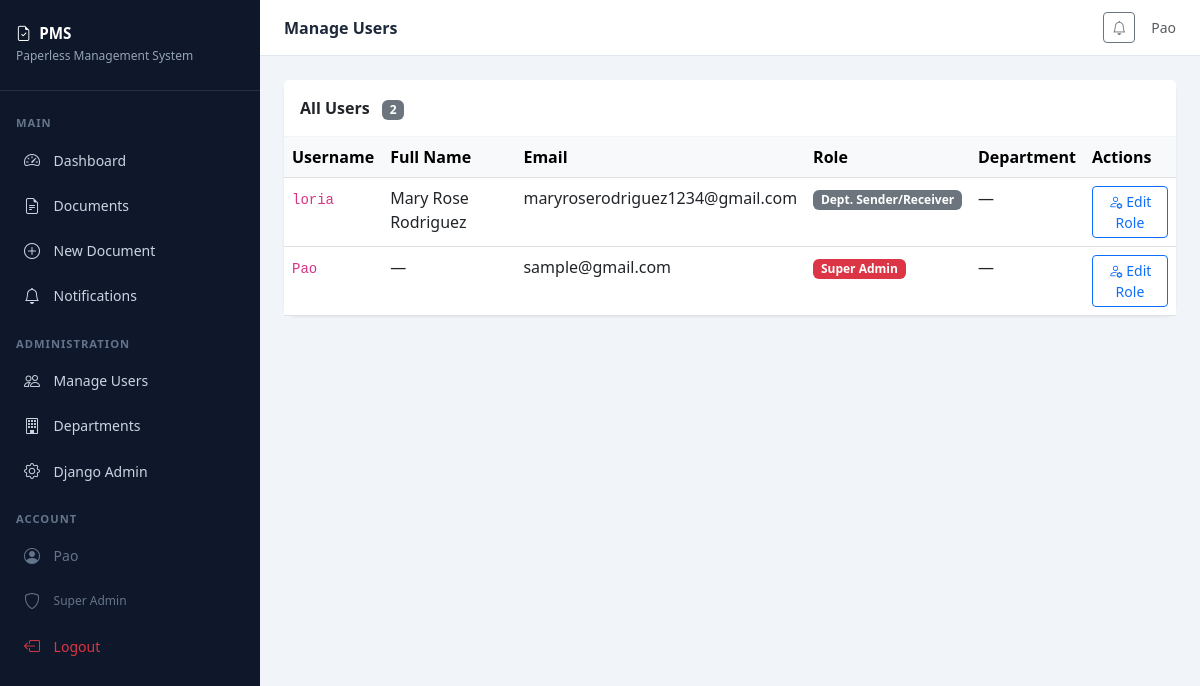
The app's page /admin-panel/users/ (signed in) with its own data.
### dms/models.py (models this page shows, shortened)
class User(AbstractUser):
    ROLE_CHOICES = [
        ('super_admin', 'Super Admin'),
        ('dept_sender_receiver', 'Dept. Sender/Receiver'),
        ('dept_head', 'Dept. Head'),
        ('governor', 'Governor'),
        ('executive', 'Executive'),
    ]
    role = models.CharField(max_length=30, choices=ROLE_CHOICES, default='dept_sender_receiver')
    department = models.ForeignKey('Department', on_delete=models.SET_NULL, null=True, blank=True, related_name='members')

### dms/views.py (the view)
# urls.py: path('admin-panel/users/', views.manage_users, name='manage_users'),
@login_required
@role_required(['super_admin'])
def manage_users(request):
    users = User.objects.all().order_by('role', 'username')
    return render(request, 'admin/users.html', {'users': users})

### dms/templates/admin/users.html (shortened to what this page needs)
{% extends 'base.html' %}
{% block page_title %}Manage Users{% endblock %}
{% block content %}
<div class="card">
<div class="card-header py-3 d-flex justify-content-between align-items-center">
    <span>All Users <span class="badge bg-secondary ms-2">{{ users.count }}</span></span>
</div>
<div class="card-body p-0">
    <div class="table-responsive">
    <table class="table table-hover mb-0">
        <thead class="table-light"><tr>
            <th>Username</th><th>Full Name</th><th>Email</th><th>Role</th><th>Department</th><th>Actions</th>
        </tr></thead>
        <tbody>
        {% for u in users %}
        <tr>
            <td><code>{{ u.username }}</code></td>
            <td>{{ u.get_full_name|default:"—" }}</td>
            <td>{{ u.email|default:"—" }}</td>
            <td>
                <span class="badge {% if u.role == 'super_admin' %}bg-danger{% elif u.role == 'dept_head' %}bg-primary{% elif u.role == 'governor' %}bg-dark{% elif u.role == 'executive' %}bg-success{% else %}bg-secondary{% endif %}">
                    {{ u.get_role_display }}
                </span>
            </td>
            <td>{{ u.department.name|default:"—" }}</td>
            <td>
                <a href="{% url 'assign_role' u.pk %}" class="btn btn-sm btn-outline-primary">
                    <i class="bi bi-person-gear"></i> Edit Role
                </a>
            </td>
        </tr>
        {% endfor %}
        </tbody>
    </table>
    </div>
</div>
</div>
{% endblock %}

### dms/templates/base.html (shortened to what this page needs)
<!DOCTYPE html>
<html lang="en">
<head>
    <link href="https://cdn.jsdelivr.net/npm/bootstrap@5.3.0/dist/css/bootstrap.min.css" rel="stylesheet">
    <link href="https://cdn.jsdelivr.net/npm/bootstrap-icons@1.11.0/font/bootstrap-icons.css" rel="stylesheet">
</head>
<body>
{% if user.is_authenticated %}
<div class="sidebar">
    <div class="sidebar-brand">
        <h5><i class="bi bi-file-earmark-check me-2"></i>PMS</h5>
        <small>Paperless Management System</small>
    </div>
    <nav class="py-2">
        <div class="nav-section-title">Main</div>
        <a href="{% url 'dashboard' %}" class="nav-link {% if request.resolver_match.url_name == 'dashboard' %}active{% endif %}">
            <i class="bi bi-speedometer2"></i> Dashboard
        </a>
        <a href="{% url 'document_list' %}" class="nav-link {% if 'document' in request.resolver_match.url_name %}active{% endif %}">
            <i class="bi bi-file-earmark-text"></i> Documents
        </a>
        <a href="{% url 'document_create' %}" class="nav-link">
            <i class="bi bi-plus-circle"></i> New Document
        </a>
        <a href="{% url 'notifications' %}" class="nav-link">
            <i class="bi bi-bell"></i> Notifications
        </a>
        {% if user.role == 'super_admin' or user.is_superuser %}
        <div class="nav-section-title">Administration</div>
        <a href="{% url 'manage_users' %}" class="nav-link">
            <i class="bi bi-people"></i> Manage Users
        </a>
        <a href="{% url 'manage_departments' %}" class="nav-link">
            <i class="bi bi-building"></i> Departments
        </a>
        <a href="/admin/" class="nav-link">
            <i class="bi bi-gear"></i> Django Admin
        </a>
        {% endif %}
        <div class="nav-section-title">Account</div>
        <div class="nav-link" style="cursor:default; color:#64748b;">
            <i class="bi bi-person-circle"></i>
            <span>{{ user.get_full_name|default:user.username }}</span>
        </div>
        <div class="nav-link" style="cursor:default; color:#64748b; font-size:0.75rem;">
            <i class="bi bi-shield"></i> {{ user.get_role_display }}
        </div>
        <a href="{% url 'logout' %}" class="nav-link text-danger">
            <i class="bi bi-box-arrow-left"></i> Logout
        </a>
    </nav>
</div>
<div class="main-content">
    <div class="topbar">
        <span class="topbar-title">{% block page_title %}Dashboard{% endblock %}</span>
        <div class="d-flex align-items-center gap-3">
            <a href="{% url 'notifications' %}" class="btn btn-sm btn-outline-secondary position-relative">
                <i class="bi bi-bell"></i>
            </a>
            <span class="text-muted small">{{ user.get_full_name|default:user.username }}</span>
        </div>
    </div>
    <div class="page-content">
        {% block content %}{% endblock %}
    </div>
</div>
{% else %}
{% block auth_content %}{% endblock %}
{% endif %}
</body>
</html>

### dms/templates/base.html (style rules this page uses)
:root { --sidebar-width: 260px; --primary: #1e40af; --primary-light: #3b82f6; --sidebar-bg: #0f172a; }
body { background: #f1f5f9; font-family: 'Segoe UI', sans-serif; }
.sidebar { width: var(--sidebar-width); min-height: 100vh; background: var(--sidebar-bg); position: fixed; top: 0; left: 0; z-index: 100; transition: all 0.3s; }
.sidebar-brand { padding: 1.5rem 1rem; border-bottom: 1px solid rgba(255,255,255,0.1); }
.sidebar-brand h5 { color: #fff; font-weight: 700; font-size: 0.95rem; margin: 0; }
.sidebar-brand small { color: #94a3b8; font-size: 0.75rem; }
.nav-section-title { color: #64748b; font-size: 0.7rem; text-transform: uppercase; letter-spacing: 1px; padding: 1rem 1rem 0.3rem; font-weight: 600; }
.sidebar .nav-link { color: #cbd5e1; padding: 0.6rem 1rem; border-radius: 8px; margin: 2px 8px; font-size: 0.875rem; display: flex; align-items: center; gap: 0.6rem; transition: all 0.2s; }
.sidebar .nav-link i { font-size: 1rem; width: 20px; }
.main-content { margin-left: var(--sidebar-width); min-height: 100vh; }
.topbar { background: #fff; border-bottom: 1px solid #e2e8f0; padding: 0.75rem 1.5rem; display: flex; align-items: center; justify-content: space-between; position: sticky; top: 0; z-index: 99; }
.topbar-title { font-weight: 600; color: #1e293b; }
.page-content { padding: 1.5rem; }
.card { border: none; border-radius: 12px; box-shadow: 0 1px 3px rgba(0,0,0,0.08); }
.card-header { background: #fff; border-bottom: 1px solid #f1f5f9; font-weight: 600; }

### records on screen
User: get_full_name "Pao", role "Super Admin", username "Pao", get_full_name "—", email "sample@gmail.com", department.name "—"
User: username "loria", get_full_name "Mary Rose Rodriguez", email "maryroserodriguez1234@gmail.com", role "Dept. Sender/Receiver", department.name "—"

### other values on screen
{{ users.count }} "2"
